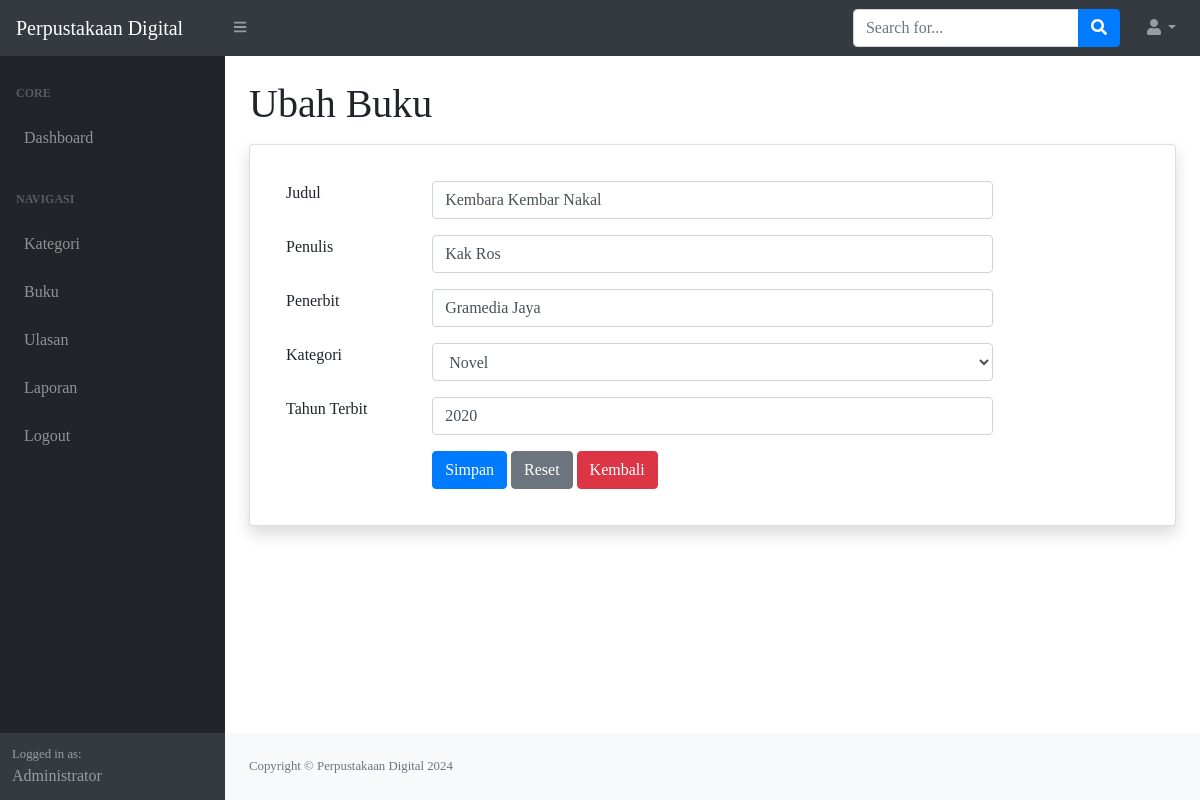
Page /index.php?page=buku_ubah&id=1 (signed in) on the committed database.
### tables this page shows
CREATE TABLE `buku` (
  `id_buku` int(11) NOT NULL,
  `id_kategori` int(11) DEFAULT NULL,
  `judul` varchar(255) DEFAULT NULL,
  `penulis` varchar(255) DEFAULT NULL,
  `penerbit` varchar(255) DEFAULT NULL,
  `tahun_terbit` varchar(255) DEFAULT NULL,
  `stok` int(11) DEFAULT NULL
);

### buku_ubah.php (the view, shortened to what this page needs)
<h1 class="mt-4 mb-3">Ubah Buku</h1>
<div class="card shadow p-3 mb-5 bg-body rounded">
    <div class="card-body">
        <div class="row">
            <div class="col-md-12">
                <form method="post">
                    <?php
                    $id = $_GET['id'];
                    $query = mysqli_query($koneksi, "SELECT*FROM buku WHERE id_buku=$id");
                    $data = mysqli_fetch_array($query);
                    ?>
                    <div class="row mb-3">
                        <div class="col-md-2">Judul</div>
                        <div class="col-md-8"><input type="text" value="<?php echo $data['judul']; ?>" class="form-control" name="judul"></div>
                    </div>
                    <div class="row mb-3">
                        <div class="col-md-2">Penulis</div>
                        <div class="col-md-8"><input type="text" value="<?php echo $data['penulis']; ?>" class="form-control" name="penulis"></div>
                    </div>
                    <div class="row mb-3">
                        <div class="col-md-2">Penerbit</div>
                        <div class="col-md-8"><input type="text" value="<?php echo $data['penerbit']; ?>" class="form-control" name="penerbit"></div>
                    </div>
                    <div class="row mb-3">
                        <div class="col-md-2">Kategori</div>
                        <div class="col-md-8">
                            <select name="id_kategori" class="form-control">
                                <?php
                                $kat = mysqli_query($koneksi, "SELECT*FROM kategori");
                                while ($kategori = mysqli_fetch_array($kat)) {
                                ?>
                                    <option <?php if($kategori['id_kategori'] == $data['id_kategori']) echo 'selected'; ?>value="<?php echo $kategori['id_kategori']; ?>"><?php echo $kategori['kategori']; ?></option>
                                <?php
                                }
                                ?>
                            </select>
                        </div>
                    </div>
                    <div class="row mb-3">
                        <div class="col-md-2">Tahun Terbit</div>
                        <div class="col-md-8"><input type="number" value="<?php echo $data['tahun_terbit']; ?>" class="form-control" name="tahun_terbit"></div>
                    </div>
                    <div class="row">
                        <div class="col-md-2"></div>
                        <div class="col-md-8">
                            <button type="submit" class="btn btn-primary" name="submit" value="submit">Simpan</button>
                            <button type="reset" class="btn btn-secondary">Reset</button>
                            <a href="?page=buku" class="btn btn-danger">Kembali</a>
                        </div>
                    </div>
                </form>
            </div>
        </div>
    </div>
</div>

### rows in the picture
buku: judul "Kembara Kembar Nakal", penulis "Kak Ros", penerbit "Gramedia Jaya", tahun_terbit "2020"

### other values in the picture
$_SESSION['user']['nama'] "Administrator"
form field id_kategori "Novel"
